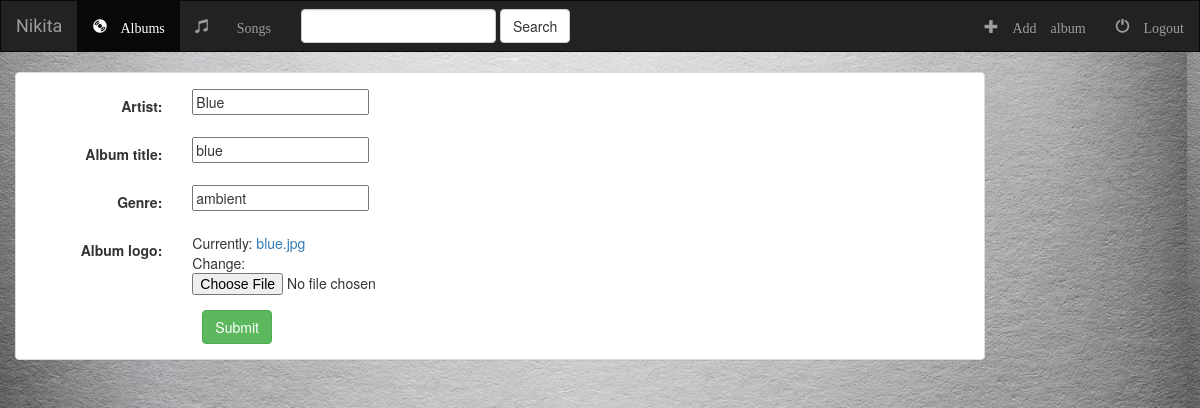
Page /music/album/9/ on the committed database.
### music/models.py (models this page shows, shortened)
class Album(models.Model):
	artist = models.CharField(max_length = 255)
	album_title = models.CharField(max_length = 500)
	genre = models.CharField(max_length = 100)
	album_logo = models.FileField()  #max_length = 1000

### music/views.py (the view)
# urls.py: url(r'album/(?P<pk>[0-9]+)/$', views.AlbumUpdate.as_view(), name = 'album-update'),
class AlbumUpdate(UpdateView):
	model = Album
	fields = ['artist', 'album_title', 'genre', 'album_logo']

### music/templates/music/album_form.html (shortened to what this page needs)
{% extends 'music/base.html' %}
{% block body %}
<div class='container-fluid'>
	<div class='row'>
		<div class='col-md-10'>
			<div class='panel panel-default'>
				<div class='panel-body'>
					<form class='form-horizontal' action="" method='post' enctype='multipart/form-data'>
						{% include 'music/form_template.html' %}
							<div class='col-md-offset-2 col-md-10'>
								<button type="submit" class='btn btn-success'>Submit</button>
							</div>
						</div>
				</div>
			</div>
		</div>
	</div>
{% endblock %}

### music/templates/music/form_template.html (shortened to what this page needs)
{% for field in form %}
	<div class='form-group'>
		<div class='col-md-offset-2 col-md-10'>
		</div>
		<label class='control-label col-md-2'>{{ field.label_tag }}</label>
		<div class='col-md-10'>{{ field }}</div>
	</div>
{% endfor %}

### music/static/music/css/style.css (style rules this page uses)
body { background: white url('../images/background.jpg'); }

### rows in the picture
Album: form "Blue" "blue" "ambient"

### other values in the picture
{{ field.label_tag }} "Artist:" "Album title:" "Genre:" "Album logo:"
